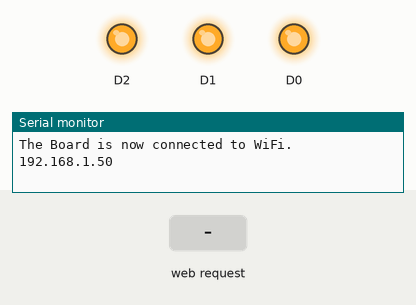
Recording of a sketch running on a simulated ESP8266 (NodeMCU). Shown: output pins drawn as LEDs (lit = HIGH), the last lines printed to the serial monitor. The inputs (shaded band) are chosen by the test bench. WiFi joins after 1.5 s; servers stay silent unless stated.

Above: at 2.7 s.
2.8 s: HTTP request GET /LED=ON received
At 3.6 s:
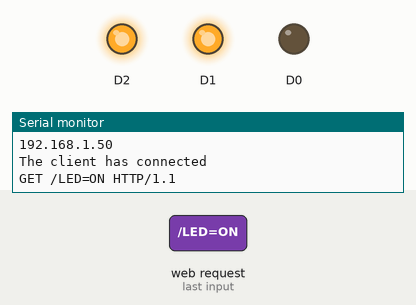
4.3 s: HTTP request GET /LED1=ON received
At 4.8 s:
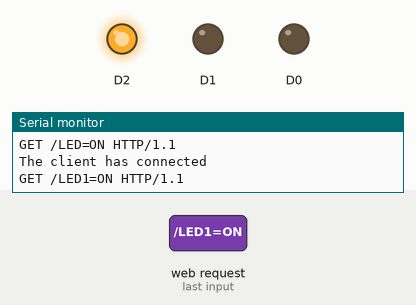
5.8 s: HTTP request GET /LED=OFF received
At 7.0 s:
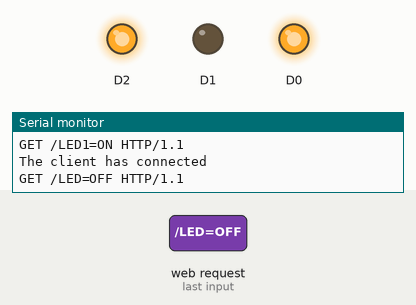
7.3 s: HTTP request GET /LED2=ON received
At 8.3 s:
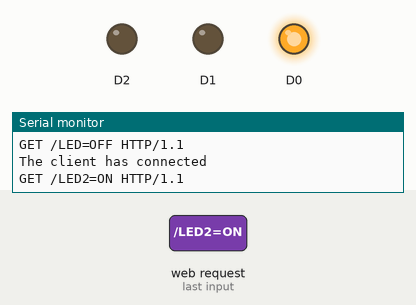
8.8 s: HTTP request GET /LED1=OFF received
At 9.4 s:
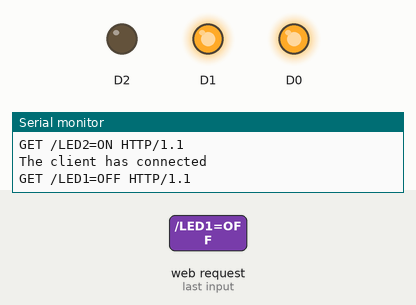
10.3 s: HTTP request GET /LED2=OFF received
At 10.6 s:
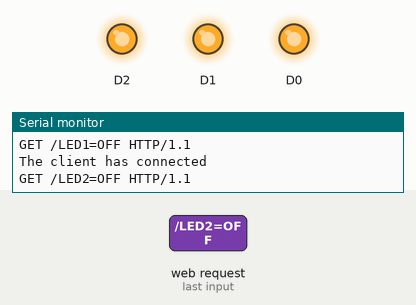
Timing chart, 0 to 12.8 s (numbered marks = the images above; inputs shaded):
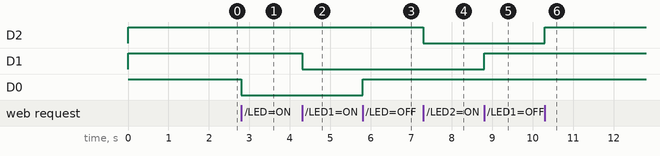

The sketch:

exp_3.ino
```cpp
#include<ESP8266WiFi.h>
char ssid[20] = "phone", password[20] = "hotspot888";
String str, str1, str2;
WiFiServer my_server(80);
int state = 0, state1 = 0, state2 = 0;
void setup() {
  // put your setup code here, to run once:
  Serial.begin(9600);
  pinMode(D0, OUTPUT);
  pinMode(D1, OUTPUT);
  pinMode(D2, OUTPUT);
  digitalWrite(D0, HIGH);
  digitalWrite(D1, HIGH);
  digitalWrite(D2, HIGH);
  WiFi.begin(ssid, password);
  while (WiFi.status() != WL_CONNECTED) {
    delay(100);
  }
  if (WiFi.status() == WL_CONNECTED) {

    Serial.println("The Board is now connected to WiFi.");
  }
  my_server.begin();
  Serial.println(WiFi.localIP());
}

void loop() {
  // put your main code here, to run repeatedly:
  WiFiClient client = my_server.available();
  if (client) {
    Serial.println("The client has connected");
  }
  else {
    return;
  }
  while (!client.available()) {
    delay(100);
  }
  if (client.available()) {
    str = client.readStringUntil('\r');
    Serial.println(str);
    client.flush();
  }
  if (str.indexOf("/LED=ON") != -1) {
    state = 1;
    digitalWrite(D0, LOW);
  }
  else if(str.indexOf("/LED=OFF") != -1) {
    state = 0;
    digitalWrite(D0, HIGH);
 }
  if (str.indexOf("/LED1=ON") != -1) {
    state1 = 1;
    digitalWrite(D1, LOW);
  }
  else if(str.indexOf("/LED1=OFF") != -1) {
    state1 = 0;
    digitalWrite(D1, HIGH);
  }
  if (str.indexOf("/LED2=ON") != -1) {
    state2 = 1;
    digitalWrite(D2, LOW);
  }
  else if(str.indexOf("/LED2=OFF") != -1) {
    state2 = 0;
    digitalWrite(D2, HIGH);
  }
  client.println("HTTP/1.1 200 OK");
  client.println("Content-Type: text/html");
  client.println("");
  client.println("<!DOCTYPE HTML>");
  client.println("<html>");

  client.print("Led pin is now: ");
  if (state == 1) {
    client.print("On");
  }
  else {
    client.print("Off");
  }
  client.println("<br><br>");
  client.println("<a href=\"/LED=ON\"\"><button>Turn On</button></a>");
  client.println("<a href=\"/LED=OFF\"\"><button>Turn Off</button></a><br/><br><br>");

  client.println("LED 1 pin is now: ");
  if (state1 == 1) {
    client.print("On");
  }
  else {
    client.print("Off");
  }
  client.println("<br><br><a href=\"/LED1=ON\"\"><button>Turn On 1</button></a>");
  client.println("<a href=\"/LED1=OFF\"\"><button>Turn Off 1</button></a><br/>");

  client.println("LED 2 pin is now: ");
  if (state2 == 1) {
    client.print("On");
  }
  else {
    client.print("Off");
  }
  client.println("<br><br><a href=\"/LED2=ON\"\"><button>Turn On 2</button></a>");
  client.println("<a href=\"/LED2=OFF\"\"><button>Turn Off 2</button></a><br/>");

  client.println("</html>");
  if (!client) {
    Serial.println("Client has disconnected");
  }
}
```

Measured:
- after the input at 2.8 s, D0: HIGH → LOW at once
- after the input at 4.3 s, D1: HIGH → LOW at once
- after the input at 5.8 s, D0: LOW → HIGH at once
- after the input at 7.3 s, D2: HIGH → LOW at once
- after the input at 8.8 s, D1: LOW → HIGH at once
- after the input at 10.3 s, D2: LOW → HIGH at once
